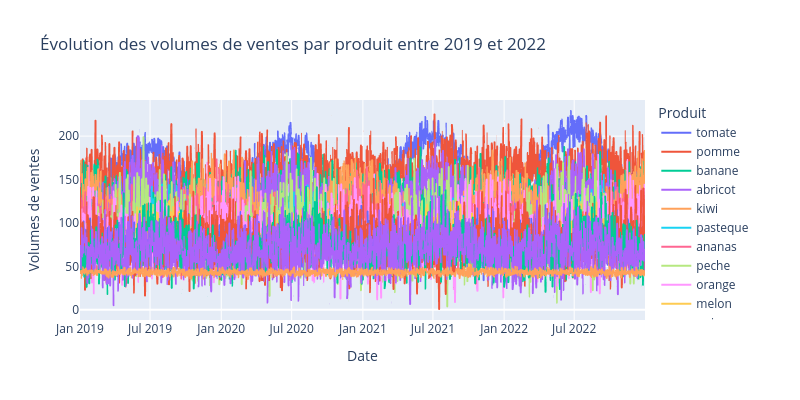

Notebook code for this chart:
### Markdown cell above
Première vue d'ensemble des données, évolution des volumes de ventes de l'ensemble des produits au cours du temps.

### Code cell
fig = px.line(
    dataset_4ans,
    x="date",
    y="sales",
    color="product",
    title="Évolution des volumes de ventes par produit entre 2019 et 2022"
)
fig.update_xaxes(title_text="Date")
fig.update_yaxes(title_text="Volumes de ventes")
fig.update_layout(
    legend_title_text="Produit",
    height=400,
    width=800
)
fig.show()

### Figure 1 — Plotly figure (JSON) as saved in the notebook; plotly's stock layout.template omitted (floating-point values rounded to 4 significant figures; data arrays with more than 128 entries replaced by an {"elided": "..."} marker saying what was removed)
{"data": [{"hovertemplate": "product=tomate<br>date=%{x}<br>sales=%{y}<extra></extra>", "legendgroup": "tomate", "line": {"color": "#636efa", "dash": "solid"}, "marker": {"symbol": "circle"}, "mode": "lines", "name": "tomate", "showlegend": true, "type": "scattergl", "x": {"elided": "1461 str values"}, "xaxis": "x", "y": {"elided": "1461 float values"}, "yaxis": "y"}, {"hovertemplate": "product=pomme<br>date=%{x}<br>sales=%{y}<extra></extra>", "legendgroup": "pomme", "line": {"color": "#EF553B", "dash": "solid"}, "marker": {"symbol": "circle"}, "mode": "lines", "name": "pomme", "showlegend": true, "type": "scattergl", "x": {"elided": "1461 str values"}, "xaxis": "x", "y": {"elided": "1461 float values"}, "yaxis": "y"}, {"hovertemplate": "product=banane<br>date=%{x}<br>sales=%{y}<extra></extra>", "legendgroup": "banane", "line": {"color": "#00cc96", "dash": "solid"}, "marker": {"symbol": "circle"}, "mode": "lines", "name": "banane", "showlegend": true, "type": "scattergl", "x": {"elided": "1461 str values"}, "xaxis": "x", "y": {"elided": "1461 float values"}, "yaxis": "y"}, {"hovertemplate": "product=abricot<br>date=%{x}<br>sales=%{y}<extra></extra>", "legendgroup": "abricot", "line": {"color": "#ab63fa", "dash": "solid"}, "marker": {"symbol": "circle"}, "mode": "lines", "name": "abricot", "showlegend": true, "type": "scattergl", "x": {"elided": "1461 str values"}, "xaxis": "x", "y": {"elided": "1461 float values"}, "yaxis": "y"}, {"hovertemplate": "product=kiwi<br>date=%{x}<br>sales=%{y}<extra></extra>", "legendgroup": "kiwi", "line": {"color": "#FFA15A", "dash": "solid"}, "marker": {"symbol": "circle"}, "mode": "lines", "name": "kiwi", "showlegend": true, "type": "scattergl", "x": {"elided": "1461 str values"}, "xaxis": "x", "y": {"elided": "1461 float values"}, "yaxis": "y"}, {"hovertemplate": "product=pasteque<br>date=%{x}<br>sales=%{y}<extra></extra>", "legendgroup": "pasteque", "line": {"color": "#19d3f3", "dash": "solid"}, "marker": {"symbol": "circle"}, "mode": "lines", "name": "pasteque", "showlegend": true, "type": "scattergl", "x": {"elided": "1461 str values"}, "xaxis": "x", "y": {"elided": "1461 float values"}, "yaxis": "y"}, {"hovertemplate": "product=ananas<br>date=%{x}<br>sales=%{y}<extra></extra>", "legendgroup": "ananas", "line": {"color": "#FF6692", "dash": "solid"}, "marker": {"symbol": "circle"}, "mode": "lines", "name": "ananas", "showlegend": true, "type": "scattergl", "x": {"elided": "1461 str values"}, "xaxis": "x", "y": {"elided": "1461 float values"}, "yaxis": "y"}, {"hovertemplate": "product=peche<br>date=%{x}<br>sales=%{y}<extra></extra>", "legendgroup": "peche", "line": {"color": "#B6E880", "dash": "solid"}, "marker": {"symbol": "circle"}, "mode": "lines", "name": "peche", "showlegend": true, "type": "scattergl", "x": {"elided": "1461 str values"}, "xaxis": "x", "y": {"elided": "1461 float values"}, "yaxis": "y"}, {"hovertemplate": "product=orange<br>date=%{x}<br>sales=%{y}<extra></extra>", "legendgroup": "orange", "line": {"color": "#FF97FF", "dash": "solid"}, "marker": {"symbol": "circle"}, "mode": "lines", "name": "orange", "showlegend": true, "type": "scattergl", "x": {"elided": "1461 str values"}, "xaxis": "x", "y": {"elided": "1461 float values"}, "yaxis": "y"}, {"hovertemplate": "product=melon<br>date=%{x}<br>sales=%{y}<extra></extra>", "legendgroup": "melon", "line": {"color": "#FECB52", "dash": "solid"}, "marker": {"symbol": "circle"}, "mode": "lines", "name": "melon", "showlegend": true, "type": "scattergl", "x": {"elided": "1461 str values"}, "xaxis": "x", "y": {"elided": "1461 float values"}, "yaxis": "y"}, {"hovertemplate": "product=poire<br>date=%{x}<br>sales=%{y}<extra></extra>", "legendgroup": "poire", "line": {"color": "#636efa", "dash": "solid"}, "marker": {"symbol": "circle"}, "mode": "lines", "name": "poire", "showlegend": true, "type": "scattergl", "x": {"elided": "1461 str values"}, "xaxis": "x", "y": {"elided": "1461 float values"}, "yaxis": "y"}, {"hovertemplate": "product=clementine<br>date=%{x}<br>sales=%{y}<extra></extra>", "legendgroup": "clementine", "line": {"color": "#EF553B", "dash": "solid"}, "marker": {"symbol": "circle"}, "mode": "lines", "name": "clementine", "showlegend": true, "type": "scattergl", "x": {"elided": "1461 str values"}, "xaxis": "x", "y": {"elided": "1461 float values"}, "yaxis": "y"}, {"hovertemplate": "product=cerise<br>date=%{x}<br>sales=%{y}<extra></extra>", "legendgroup": "cerise", "line": {"color": "#00cc96", "dash": "solid"}, "marker": {"symbol": "circle"}, "mode": "lines", "name": "cerise", "showlegend": true, "type": "scattergl", "x": {"elided": "1461 str values"}, "xaxis": "x", "y": {"elided": "1461 float values"}, "yaxis": "y"}, {"hovertemplate": "product=pamplemousse<br>date=%{x}<br>sales=%{y}<extra></extra>", "legendgroup": "pamplemousse", "line": {"color": "#ab63fa", "dash": "solid"}, "marker": {"symbol": "circle"}, "mode": "lines", "name": "pamplemousse", "showlegend": true, "type": "scattergl", "x": {"elided": "1461 str values"}, "xaxis": "x", "y": {"elided": "1461 float values"}, "yaxis": "y"}, {"hovertemplate": "product=mangue<br>date=%{x}<br>sales=%{y}<extra></extra>", "legendgroup": "mangue", "line": {"color": "#FFA15A", "dash": "solid"}, "marker": {"symbol": "circle"}, "mode": "lines", "name": "mangue", "showlegend": true, "type": "scattergl", "x": {"elided": "1461 str values"}, "xaxis": "x", "y": {"elided": "1461 float values"}, "yaxis": "y"}], "layout": {"height": 400, "legend": {"title": {"text": "Produit"}, "tracegroupgap": 0}, "title": {"text": "Évolution des volumes de ventes par produit entre 2019 et 2022"}, "width": 800, "xaxis": {"anchor": "y", "domain": [0, 1], "title": {"text": "Date"}}, "yaxis": {"anchor": "x", "domain": [0, 1], "title": {"text": "Volumes de ventes"}}}}
